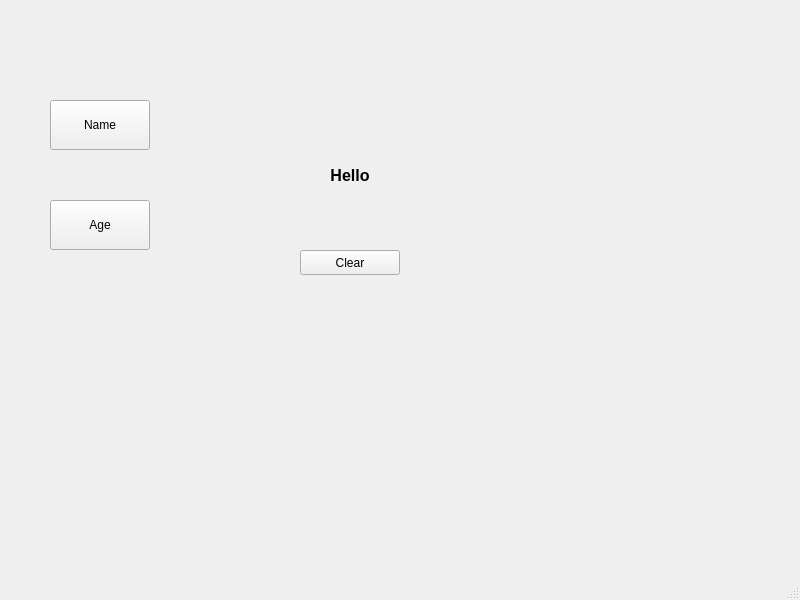
<?xml version="1.0" encoding="UTF-8"?>
<ui version="4.0">
 <class>MainWindow</class>
 <widget class="QMainWindow" name="MainWindow">
  <property name="geometry">
   <rect>
    <x>0</x>
    <y>0</y>
    <width>800</width>
    <height>600</height>
   </rect>
  </property>
  <property name="windowTitle">
   <string>MainWindow</string>
  </property>
  <widget class="QWidget" name="centralwidget">
   <widget class="QPushButton" name="pushButtonName">
    <property name="geometry">
     <rect>
      <x>50</x>
      <y>100</y>
      <width>100</width>
      <height>50</height>
     </rect>
    </property>
    <property name="text">
     <string>Name</string>
    </property>
   </widget>
   <widget class="QPushButton" name="pushButtonAge">
    <property name="geometry">
     <rect>
      <x>50</x>
      <y>200</y>
      <width>100</width>
      <height>50</height>
     </rect>
    </property>
    <property name="text">
     <string>Age</string>
    </property>
   </widget>
   <widget class="QLabel" name="labelDisplay">
    <property name="geometry">
     <rect>
      <x>300</x>
      <y>150</y>
      <width>100</width>
      <height>50</height>
     </rect>
    </property>
    <property name="font">
     <font>
      <pointsize>12</pointsize>
      <bold>true</bold>
     </font>
    </property>
    <property name="text">
     <string>Hello</string>
    </property>
    <property name="textFormat">
     <enum>Qt::TextFormat::PlainText</enum>
    </property>
    <property name="alignment">
     <set>Qt::AlignmentFlag::AlignCenter</set>
    </property>
   </widget>
   <widget class="QPushButton" name="pushButtonClear">
    <property name="geometry">
     <rect>
      <x>300</x>
      <y>250</y>
      <width>100</width>
      <height>25</height>
     </rect>
    </property>
    <property name="text">
     <string>Clear</string>
    </property>
   </widget>
  </widget>
  <widget class="QMenuBar" name="menubar">
   <property name="geometry">
    <rect>
     <x>0</x>
     <y>0</y>
     <width>800</width>
     <height>22</height>
    </rect>
   </property>
  </widget>
  <widget class="QStatusBar" name="statusbar"/>
 </widget>
 <resources/>
 <connections>
  <connection>
   <sender>pushButtonName</sender>
   <signal>clicked()</signal>
   <receiver>labelDisplay</receiver>
   <slot>update()</slot>
   <hints>
    <hint type="sourcelabel">
     <x>115</x>
     <y>161</y>
    </hint>
    <hint type="destinationlabel">
     <x>327</x>
     <y>193</y>
    </hint>
   </hints>
  </connection>
  <connection>
   <sender>pushButtonAge</sender>
   <signal>clicked()</signal>
   <receiver>labelDisplay</receiver>
   <slot>update()</slot>
   <hints>
    <hint type="sourcelabel">
     <x>122</x>
     <y>255</y>
    </hint>
    <hint type="destinationlabel">
     <x>321</x>
     <y>208</y>
    </hint>
   </hints>
  </connection>
  <connection>
   <sender>pushButtonClear</sender>
   <signal>clicked()</signal>
   <receiver>labelDisplay</receiver>
   <slot>update()</slot>
   <hints>
    <hint type="sourcelabel">
     <x>355</x>
     <y>283</y>
    </hint>
    <hint type="destinationlabel">
     <x>353</x>
     <y>208</y>
    </hint>
   </hints>
  </connection>
 </connections>
</ui>
